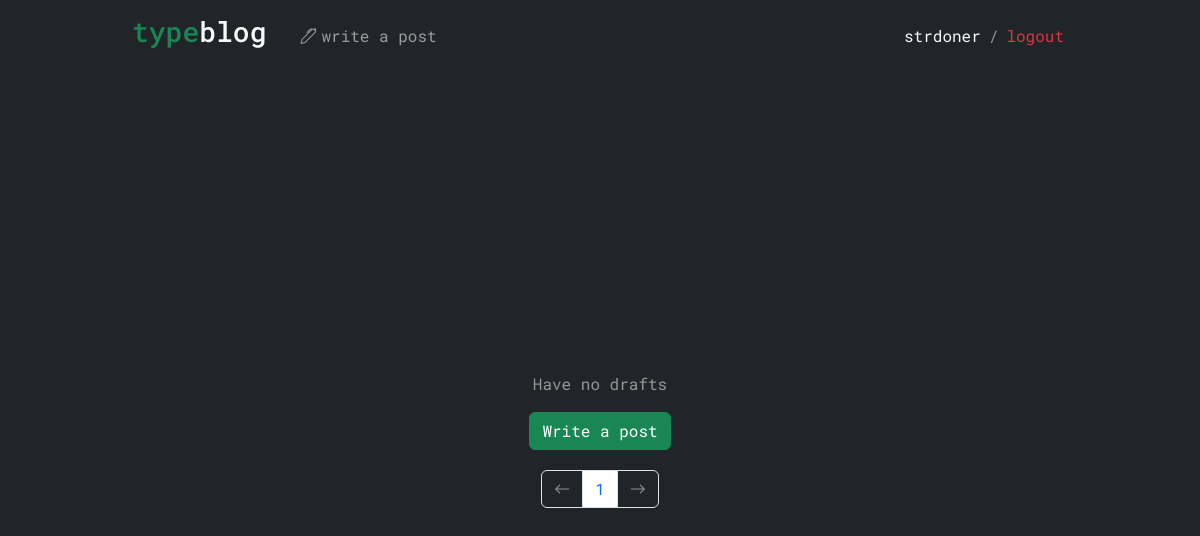
Before: /blog/drafts (signed in) with the older database file.
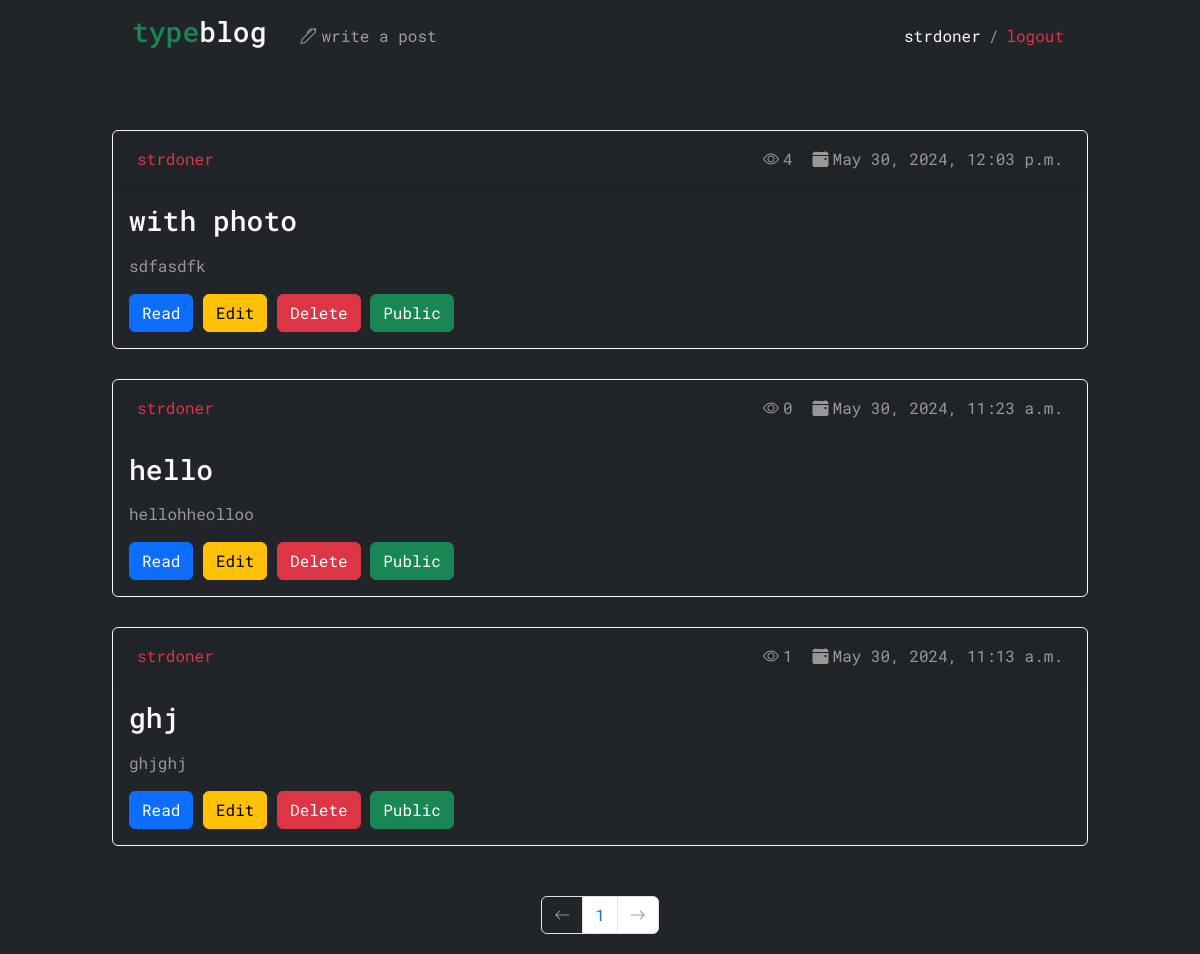
After: the same page with the newer database file.
### typecamp_app/models.py (models this page shows, shortened)
class Post(models.Model):
    STATUS_CHOICES = (
        ('draft', 'Draft'),
        ('published', 'Published'),
    )
    title = models.CharField(max_length=250)
    slug = AutoSlugField(populate_from='title', unique_with=['id'])
    author = models.ForeignKey(User, related_name='blog_posts', on_delete=models.CASCADE)
    body = models.TextField()
    publish = models.DateTimeField(default=timezone.now)
    created = models.DateTimeField(auto_now_add=True)
    updated = models.DateTimeField(auto_now=True)
    status = models.CharField(max_length=10, choices=STATUS_CHOICES, default='draft')
    views = models.IntegerField(default=0)
    photo = models.ImageField(upload_to='users/%Y/%m/%d', blank=True)
    class Meta:
        ordering = ('-publish',)
    def get_absolute_url(self):
        return reverse('post_detail',
                        args=[self.publish.year,
                              self.publish.strftime('%m'),
                              self.publish.strftime('%d'),
                              self.slug])

### typecamp_app/views.py (the view)
# urls.py: re_path(r'^blog/drafts', drafts, name='drafts'),
def drafts(request):
    object_list = Post.objects.filter(status='draft', author=request.user)
    paginator = Paginator(object_list, 3)
    page = request.GET.get('page')
    try:
        posts = paginator.page(page)
    except PageNotAnInteger:
        posts = paginator.page(1)
    except EmptyPage:
        posts = paginator.page(paginator.num_pages)
    return render(request,
                  'drafts.html',
                  {'page': page,
                   'posts': posts})

### typecamp_app/templates/drafts.html (shortened to what this page needs)
{% extends "base.html" %}
{% load static %}
{% block header %}
    <a href="{% url 'blog_list'%}" class="text-decoration-none text-light navbar-brand label"><h3><span>type</span>blog</h3></a>
    <div class="collapse navbar-collapse" id="navbarSupportedContent">
        <ul class="navbar-nav me-auto mb-2 mb-lg-0">
            {% if request.user.is_authenticated %}
            <li class="nav-item ">
                <a class="nav-link" href="{% url 'write_post' %}"><i class="bi bi-pen"></i>write a post</a>
            </li>
            {% endif %}
        </ul>
        <div class="user-block">
            {% if user.is_authenticated %}
                <a href="{% url 'user_detail' id=user.pk %}" class="navbar-text m-2 text-light">{{ user.get_username }}</a>
                /
                <form method="post" action="{% url 'logout' %}">
                    <button type="submit" class="navbar-text m-2 text-danger btn-link">logout</button>
               </form>
            {% else %}
                <a href="{% url 'login' %}" class="navbar-text m-2 text-light">login</a>/
                <a href="{% url 'register' %}" class="navbar-text m-2 text-light">register</a>
            {% endif %}
        </div>
    </div>
{% endblock header %}
{%block content %}
<div class="blog_list text-start">
    {% if posts|length == 0 %}
    <div class="text-center w-100">
        <p class="text-center">Have no drafts</p>
        <a class="btn btn-success text-center" href="{% url 'write_post' %}">Write a post</a>
    </div>
    {% endif %}
    {% for post in posts %}
    <div class="card bg-dark text-light border-1 border border-light ">
        <div class="card-header d-grid">
          <a href="{% url 'user_detail' id=post.author.pk%}" class="m-2 {% if post.author.is_superuser %}text-danger{% else%}{% if post.author.is_staff%}text-primary{% else %}text-light {% endif %}{% endif %}">{{ post.author }}</a>
          <div class="post-small-details d-flex">
            <p class="m-2"><i class="bi bi-eye m-1"></i>{{post.views}}</p>
            <p class="m-2"><i class="bi bi-calendar-event-fill m-1"></i>{{post.updated}} </p>
          </div>
        </div>
        <div class="card-body text-left">
          <h3 class="card-title">{{ post.title }}</h3>
          <p class="card-text">{{ post.body|truncatewords:30|linebreaks }}</p>
          <a href="{{ post.get_absolute_url }}" class="btn btn-primary">Read</a>
          <a href="{% url 'edit_post' id=post.pk %}" class="btn btn-warning">Edit</a>
          <a href="{% url 'delete_post' id=post.pk %}" class="btn btn-danger">Delete</a>
          <a href="{% url 'public_post' id=post.pk %}" class="btn btn-success">Public</a>
        </div>
    </div>
    {% endfor %}
    {% include "pagination.html" with page=posts %}
</div>
{% endblock content %}

Changed rows visible on the page:
added Post: author "strdoner", views "4", updated "May 30, 2024, 12:03 p.m.", title "with photo", body "sdfasdfk"
added Post: author "strdoner", views "0", updated "May 30, 2024, 11:23 a.m.", title "hello", body "hellohheolloo"
added Post: author "strdoner", views "1", updated "May 30, 2024, 11:13 a.m.", title "ghj", body "ghjghj"
Other visible differences:
text no longer shown: "Have no drafts Write a post"
